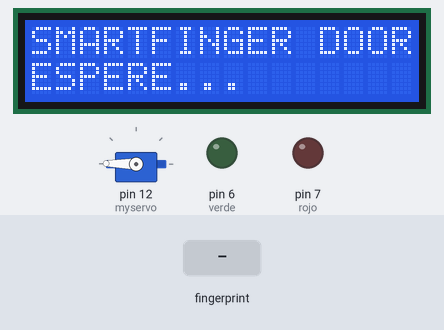
The sketch below on a simulated Arduino Uno, built with avr-gcc and run on an emulated ATmega328P. On the bench: 16×2 character LCD, servo, output pins drawn as LEDs (lit = HIGH). Inputs (shaded band) come from the test bench. What the sketch prints to the serial monitor is not drawn.

Above: at 1.1 s.
At 5.3 s:
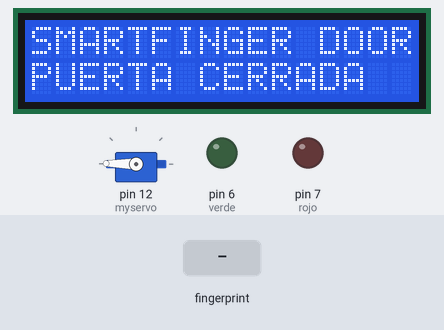
5.4 s: finger stored as number 1 placed on the sensor
At 6.9 s:
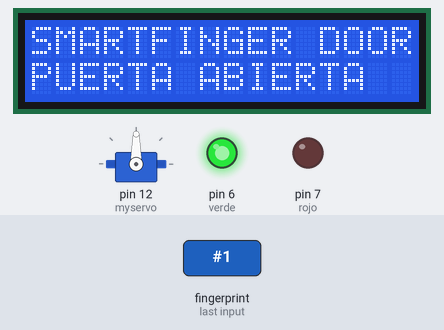
7.2 s: finger stored as number 1 placed on the sensor
At 9.8 s:
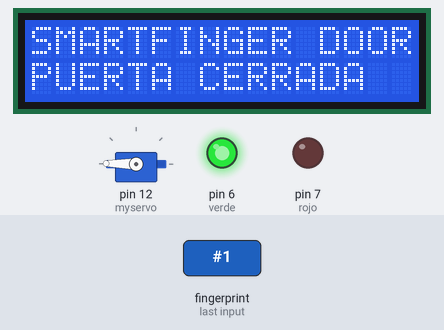
Timing chart, 0 to 13.7 s (numbered marks = the images above; inputs shaded):
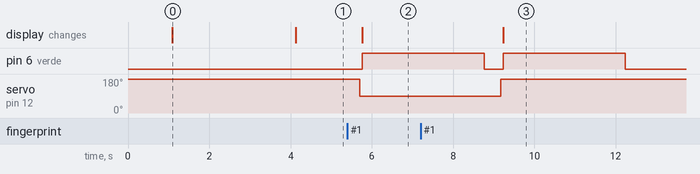

Measured:
- after the input at 5.4 s, pin 6 (verde): LOW → HIGH after 0.36 s; servo on pin 12 (myservo): 179° → 90° after 0.30 s; the display: changes after 0.36 s (image 2)
- after the input at 7.2 s, servo on pin 12 (myservo): 90° → 179° after 2.0 s; the display: changes after 2.0 s (image 3)
- what the display in image 0 shows lasts 3.0 s, from 1.1 s to 4.1 s

The sketch:

fingerprintAUTORIZA2.ino
```cpp
/***************************************************

 ****************************************************/
int verde = 6; // Conectar salida digital 6 a led verde
int rojo = 7; // Conectar salida digital 7 a led rojo
int abierto = 0;
int cerrado = 1;// Iniciamos el sistema con la puerta cerrada.
#include <Adafruit_Fingerprint.h>
#include <SoftwareSerial.h>
#include <Servo.h> // Carga la librería Servo.h que contiene métodos para trabajar con servos
#include <Wire.h>
#include <LiquidCrystal_I2C.h>
// Conexiones de la pantalla LCD al adaptador
LiquidCrystal_I2C lcd(0x27, 2, 1, 0, 4, 5, 6, 7, 3, POSITIVE); // Addr, En, Rw, Rs, d4, d5, d6, d7, backlighpin, polarity
int angulo = 179; //inicializa el angulo para puerta cerrada
Servo myservo;  // Crea un objeto servo para controlar el servomotor

int getFingerprintIDez();

// pin #2 is IN from sensor (GREEN wire)
// pin #3 is OUT from arduino  (WHITE wire)
SoftwareSerial mySerial(2, 3);


Adafruit_Fingerprint finger = Adafruit_Fingerprint(&mySerial);

void setup()
{
  Serial.begin(9600);
 lcd.begin(16,2); //Para arduino UNO A4 (SDA), A5 (SCL)
 myservo.attach(12); // asocia el servo al pin 12
 myservo.write(angulo);
  pinMode(verde, OUTPUT);
  pinMode(rojo, OUTPUT);
  Serial.println("fingertest");

  // set the data rate for the sensor serial port
  finger.begin(57600);

  if (finger.verifyPassword()) {
    Serial.println("Found fingerprint sensor!");
  } else {
    Serial.println("Did not find fingerprint sensor :(");
    while (1);
  }
  Serial.println("Waiting for valid finger...");
  digitalWrite(verde, LOW);
  digitalWrite(rojo, LOW);
  //Mensajes a traves del LCD
  lcd.setCursor(0, 0);
        lcd.print("SMARTFINGER DOOR ");
        // Situamos el cursor en la primera casilla de la segunda fila
        lcd.setCursor(0, 1);
        lcd.print("ESPERE...");
 delay(3000);
 Serial.println("PUERTA CERRADA");
 LimpiaFila1();
 PuertaCerrada();


}

void loop()                     // run over and over again
{
  getFingerprintIDez();
  delay(50);            //don't ned to run this at full speed.
}

uint8_t getFingerprintID() {
  uint8_t p = finger.getImage();
  switch (p) {
    case FINGERPRINT_OK:
      Serial.println("Image taken");
      break;
    case FINGERPRINT_NOFINGER:
      Serial.println("No finger detected");
      return p;
    case FINGERPRINT_PACKETRECIEVEERR:
      Serial.println("Communication error");
      return p;
    case FINGERPRINT_IMAGEFAIL:
      Serial.println("Imaging error");
      return p;
    default:
      Serial.println("Unknown error");
      return p;
  }

  // OK success!

  p = finger.image2Tz();
  switch (p) {
    case FINGERPRINT_OK:
      Serial.println("Image converted");
      break;
    case FINGERPRINT_IMAGEMESS:
      Serial.println("Image too messy");
      return p;
    case FINGERPRINT_PACKETRECIEVEERR:
      Serial.println("Communication error");
      return p;
    case FINGERPRINT_FEATUREFAIL:
      Serial.println("Could not find fingerprint features");
      return p;
    case FINGERPRINT_INVALIDIMAGE:
      Serial.println("Could not find fingerprint features");
      return p;
    default:
      Serial.println("Unknown error");
      return p;
  }

  // OK converted!
  p = finger.fingerFastSearch();
  if (p == FINGERPRINT_OK) {
    Serial.println("Found a print match!");
  } else if (p == FINGERPRINT_PACKETRECIEVEERR) {
    Serial.println("Communication error");
    return p;
  } else if (p == FINGERPRINT_NOTFOUND) {
    Serial.println("Did not find a match");
    return p;
  } else {
    Serial.println("Unknown error");
    return p;
  }

  // found a match!
  Serial.print("Found ID #"); Serial.print(finger.fingerID);
  Serial.print(" with confidence of "); Serial.println(finger.confidence);

}

// returns -1 if failed, otherwise returns ID #
int getFingerprintIDez() {
  uint8_t p = finger.getImage();
  if (p != FINGERPRINT_OK)  return -1;

  p = finger.image2Tz();
  if (p != FINGERPRINT_OK)  return -1;

  p = finger.fingerFastSearch();
  if (p != FINGERPRINT_OK)  return -1;

  // found a match!
  Serial.print("Found ID #"); Serial.print(finger.fingerID);
  Serial.print(" with confidence of "); Serial.println(finger.confidence);
  if (finger.fingerID == 1){


  switch (abierto){
     case 0:
  Abre(); //Abre la puerta.
  finger.fingerID=0;  //Borra el ID.
  LimpiaFila1();
  PuertaAbierta();
  digitalWrite(verde, HIGH);
  delay(3000);
  digitalWrite(verde, LOW);
  break;
  case 1:
  Cierra(); //Cierra la puerta.
  finger.fingerID=0;  //Borra el ID.
  LimpiaFila1();
  PuertaCerrada();
  digitalWrite(verde, HIGH);
  delay(3000);
  digitalWrite(verde, LOW);
  break;
  }
  }
  else if (finger.fingerID != 1){
  Serial.println("  PERSONA NO AUTORIZADA ");
  LimpiaFila0();
  NoAcceso();
  digitalWrite(rojo, HIGH);
  delay(3000);
  digitalWrite(rojo, LOW);
  LimpiaFila0();
  lcd.setCursor(0, 0);
  lcd.print("SMARTFINGER DOOR ");
  }
  return finger.fingerID;
}

void LimpiaFila0()
{
 for(int i = 0; i < 16; i++){
  lcd.setCursor(i, 0);
  lcd.print(" ");
  }
}

void LimpiaFila1()
{
 for(int i = 0; i < 16; i++){
  lcd.setCursor(i, 1);
  lcd.print(" ");
  }
}

void LimpiaDisplay()
{
 for(int i = 0; i < 16; i++){
  lcd.setCursor(i, 0);
  lcd.print(" ");
        lcd.setCursor(i, 1);
  lcd.print(" ");
  }
}

void PuertaAbierta()
{
  lcd.setCursor(0, 1);
  lcd.print("PUERTA ABIERTA");
}

void PuertaCerrada()
{
  lcd.setCursor(0, 1);
  lcd.print("PUERTA CERRADA");
}
void NoAcceso()
{
  lcd.setCursor(0, 0);
  lcd.print("ACCESO DENEGADO");
}

void Espere()
{
  lcd.setCursor(0, 1);
  lcd.print("ESPERE POR FAVOR");
}

void Abre()
{
  angulo = 90;
  myservo.write(angulo);
  delay(15);
  abierto = 1;
  cerrado = 0;
}
void Cierra()
{
  angulo = 179;
  myservo.write(angulo);
  delay(15);
  abierto = 0;
  cerrado = 1;
}
```
